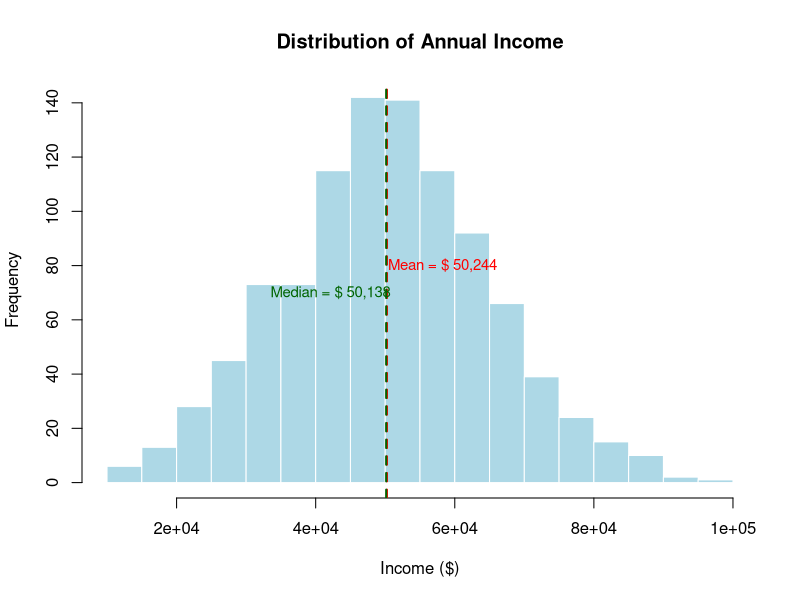

This figure's R source:
# Learning Objectives:
# - Navigate RStudio interface
# - Understand basic R syntax and data types
# - Perform simple calculations and create variables
# - Import and examine economic datasets
# - Create basic visualizations relevant to economics
# ============================================================================

# RSTUDIO INTERFACE TOUR
# =======================
# The Four Panes:
# 1. Console (bottom-left): Where R executes commands
# 2. Script Editor (top-left): Where you write and save your code
# 3. Environment (top-right): Shows your data and variables
# 4. Files/Plots/Help (bottom-right): File browser, graphs, help documentation

# Best Practice: Always work with scripts!
# - Click File → New File → R Script
# - Write code in script, then run it line-by-line with Ctrl+Enter (Cmd+Enter on Mac)

# R AS A CALCULATOR
# =================
# R uses # for comments - anything after # is ignored

# Basic arithmetic operations
2 + 3        # Addition
10 - 4       # Subtraction
6 * 7        # Multiplication
20 / 4       # Division
2^3          # Exponent (2 to the power of 3)

# Order of operations matters - follows PEMDAS
2 + 3 * 4    # equals 14, not 20
(2 + 3) * 4  # equals 20 - use parentheses to control order

# VARIABLES AND ASSIGNMENT
# ========================
# Creating variables (use <- or =, but <- is preferred in R)
# EXAMPLE: Simple Interest Formula
# Interest = Principal × Rate × Time
principal <- 1000    # Initial amount
rate <- 0.05         # 5% interest rate (as decimal)
time <- 3            # 3 years
simple_interest <- principal * rate * time
#no space, another convention: simpleInterest
simple_interest      # Display result


# DATA TYPES AND STRUCTURES
# =========================
# VECTORS: The Building Block of R Data
# Numeric vectors
quantities <- c(100, 150, 120, 180)  # Units sold
prices <- c(5, 6, 5.5, 7)            # Price per unit

# Vector arithmetic (element-wise operations)
revenue <- quantities * prices        # Revenue = Quantity × Price
revenue
total_revenue <- sum(revenue)         # Sum all elements
print(paste("Total revenue:", total_revenue))

# Character vectors (text data)
countries <- c("USA", "UK", "Germany", "Japan")
countries

# Logical vectors (TRUE/FALSE values)
profitable <- c(TRUE, FALSE, TRUE, TRUE)
profitable

# BASIC VECTOR OPERATIONS
# =======================
# Vector indexing (accessing specific elements)
prices[1]         # First element (R uses 1-based indexing)
prices[2:4]       # Elements 2 through 4
prices[c(1,3)]    # Elements 1 and 3 (non-consecutive)

# Summary statistics functions
length(prices)    # Number of elements in vector
mean(prices)      # Average
median(prices)    # Middle value
min(prices)       # Minimum value
max(prices)       # Maximum value
sd(prices)        # Standard deviation
quantile(prices, probs = c(0.25, 0.5, 0.75))  # 25th, 50th, 75th percentiles

###################################################################
# STOP HERE
###################################################################

# DATA FRAMES: Like Excel Spreadsheets
# ====================================
# Create a data frame with economic data
economic_data <- data.frame(
  country = c("USA", "China", "Germany", "Japan", "UK"),        # Country names
  gdp = c(23.32, 17.73, 4.26, 4.94, 3.13),                    # GDP in trillions
  population = c(331, 1439, 83, 125, 67),                      # Population in millions
  unemployment = c(3.7, 5.2, 3.4, 2.8, 4.1)                   # Unemployment rate %
)

# Examine the data
economic_data           # Display entire data frame
str(economic_data)      # Structure: shows data types and dimensions
summary(economic_data)  # Summary statistics for each column

# DATA VISUALIZATION: Creating a Histogram
# ========================================
# Generate sample income data using random normal distribution
set.seed(123)  # For reproducible results (same random numbers each time)
income <- rnorm(1000, mean = 50000, sd = 15000)  # 1000 observations, mean=$50k, sd=$15k
income <- pmax(income, 10000)  # Set minimum income at $10,000

# Create histogram to show income distribution
hist(income, 
     main = "Distribution of Annual Income",    # Title
     xlab = "Income ($)",                       # X-axis label
     ylab = "Frequency",                        # Y-axis label
     col = "lightblue",                         # Bar color
     border = "white",                          # Bar border color
     breaks = 25)                               # Number of bars

# Add vertical lines for mean and median
abline(v = mean(income), col = "red", lwd = 2, lty = 2)       # Mean line
text(mean(income) + 8000, 80,                                 # Add text label
     paste("Mean = $", format(round(mean(income), 0), big.mark = ",")), 
     col = "red", cex = 0.9)

abline(v = median(income), col = "darkgreen", lwd = 2, lty = 2)  # Median line
text(median(income) - 8000, 70,                                  # Add text label
     paste("Median = $", format(round(median(income), 0), big.mark = ",")), 
     col = "darkgreen", cex = 0.9)

# GETTING HELP IN R
# =================
# Uncomment these lines to try them:
# ?mean              # Get help for mean function
# help(plot)         # Alternative way to get help
# ??average       # Search for functions containing "average"

# USEFUL RESOURCES
# ================
# - R Documentation: Press F1 or use ?function_name
# - AI tools: Great for troubleshooting
# - R for Data Science (free online): https://r4ds.had.co.nz/

# WHAT'S NEXT:
# - Data Import: Learn to read CSV, Excel files
# - Data Summary
# - Data Visualization
# - Statistical Tests: t-tests
